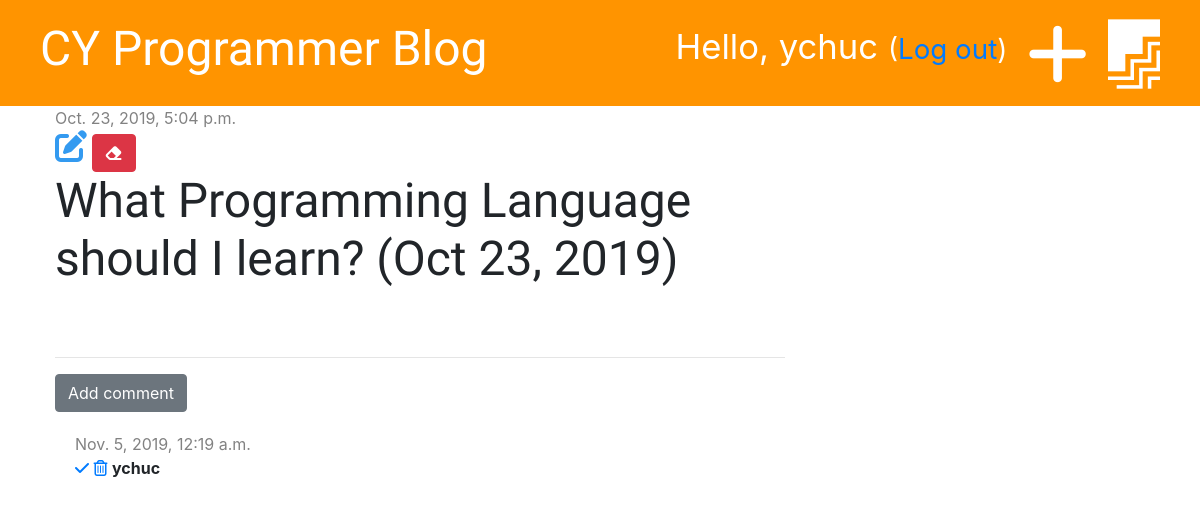
Before: /post/1 (signed in) with the older database file.
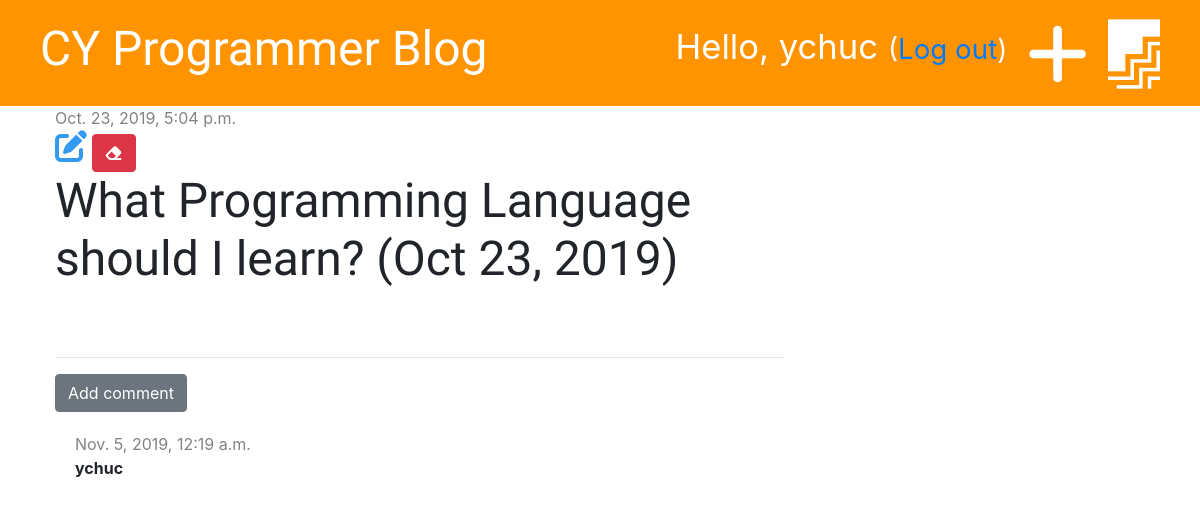
After: the same page with the newer database file.
### blog/models.py (models this page shows, shortened)
class Comment(models.Model):
    post = models.ForeignKey('blog.Post', on_delete=models.CASCADE, related_name='comments')
    author = models.CharField(max_length=200)
    text = models.TextField()
    created_date = models.DateTimeField(default=timezone.now)
    approved = models.BooleanField(default=False)

### blog/views.py (the view)
# urls.py: path('post/<int:pk>', views.post_detail, name='post_detail'),
def post_detail(request, pk):
    post = get_object_or_404(Post, pk=pk)
    stuff_for_frontend = {'post': post}
    return render(request, 'blog/post_detail.html', stuff_for_frontend)

### blog/templatetags/markdownify.py (called while the page is built)
@register.filter
def markdown(value):
    renderer = HighlightRenderer()
    markdown = mistune.Markdown(renderer=renderer)
    return markdown(value)

### blog/templates/blog/post_detail.html (shortened to what this page needs)
{% extends 'blog/base.html' %}
{% load markdownify %}
{% block content %}
    <div class="post" xmlns="http://www.w3.org/1999/html" xmlns="http://www.w3.org/1999/html">
        {% if post.published_date %}
            <div class="date">
                {{ post.published_date }}
            </div>
        {% else %}
            <a href="{% url 'post_publish' pk=post.pk %}" class="btn btn-primary">Publish</a>
        {% endif %}
        {% if user.is_authenticated %}
            <a href="{% url 'post_edit' pk=post.pk %}"><i class="fas fa-edit fa-2x" style="color: #339af0"></i></a>
        {% endif %}
        <a href="{%  url 'post_delete' pk=post.pk %}" class="btn btn-danger"
           onclick="return confirm('Are you sure you want to delete this post?')">
            <i class="fas fa-eraser"></i>
        </a>
        <h1>{{ post.title }}</h1>
    </div>
    <hr>
    <a href="{% url 'add_comment_to_post' pk=post.pk %}" class="btn btn-secondary">Add comment</a>
    {% for comment in post.comments.all %}
        {% if user.is_authenticated or comment.approved %}
            <div class="comment">
                <div class="date">
                    {{ comment.created_date }}
                </div>
                {% if not comment.approved and user.is_superuser %}
                    <a href="{% url 'comment_approve' pk=comment.pk %}"><i class="fas fa-check"></i></a>
                    <a href="{% url 'comment_remove' pk=comment.pk %}"><i class="far fa-trash-alt"></i></a>
                {%  endif %}
                <strong>{{ comment.author }}</strong>
            </div>
        {%  endif %}
    {% empty %}
        <p>No comments...</p>
    {% endfor %}
{% endblock %}

Changed rows visible on the page:
changed Comment "ychuc": approved False → True (drawn)
